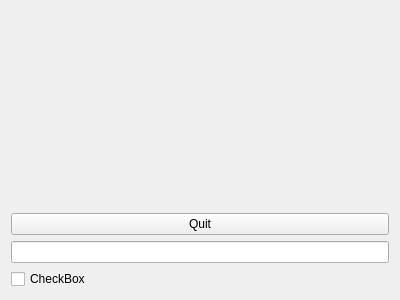
<?xml version="1.0" encoding="UTF-8"?>
<ui version="4.0">
 <class>MyForm</class>
 <widget class="QWidget" name="MyForm">
  <property name="geometry">
   <rect>
    <x>0</x>
    <y>0</y>
    <width>400</width>
    <height>300</height>
   </rect>
  </property>
  <property name="windowTitle">
   <string>Form</string>
  </property>
  <layout class="QVBoxLayout" name="verticalLayout">
   <item>
    <widget class="MyQLabel" name="label">
     <property name="text">
      <string/>
     </property>
    </widget>
   </item>
   <item>
    <widget class="QPushButton" name="pushButton">
     <property name="text">
      <string>Quit</string>
     </property>
    </widget>
   </item>
   <item>
    <widget class="MyQLineEdit" name="lineEdit"/>
   </item>
   <item>
    <widget class="QCheckBox" name="checkBox">
     <property name="text">
      <string>CheckBox</string>
     </property>
    </widget>
   </item>
  </layout>
 </widget>
 <customwidgets>
  <customwidget>
   <class>MyQLabel</class>
   <extends>QLabel</extends>
   <header location="global">MyQLabel.h</header>
   <slots>
    <slot>pint(QString)</slot>
   </slots>
  </customwidget>
  <customwidget>
   <class>MyQLineEdit</class>
   <extends>QLineEdit</extends>
   <header location="global">MyQLineEdit.h</header>
   <slots>
    <signal>pintar(QString)</signal>
    <signal>changeCheck(bool)</signal>
    <slot>actualitzar()</slot>
   </slots>
  </customwidget>
 </customwidgets>
 <resources/>
 <connections>
  <connection>
   <sender>pushButton</sender>
   <signal>clicked()</signal>
   <receiver>MyForm</receiver>
   <slot>close()</slot>
   <hints>
    <hint type="sourcelabel">
     <x>351</x>
     <y>267</y>
    </hint>
    <hint type="destinationlabel">
     <x>350</x>
     <y>239</y>
    </hint>
   </hints>
  </connection>
  <connection>
   <sender>lineEdit</sender>
   <signal>returnPressed()</signal>
   <receiver>lineEdit</receiver>
   <slot>actualitzar()</slot>
   <hints>
    <hint type="sourcelabel">
     <x>64</x>
     <y>18</y>
    </hint>
    <hint type="destinationlabel">
     <x>59</x>
     <y>24</y>
    </hint>
   </hints>
  </connection>
  <connection>
   <sender>lineEdit</sender>
   <signal>changeCheck(bool)</signal>
   <receiver>checkBox</receiver>
   <slot>setChecked(bool)</slot>
   <hints>
    <hint type="sourcelabel">
     <x>78</x>
     <y>23</y>
    </hint>
    <hint type="destinationlabel">
     <x>72</x>
     <y>101</y>
    </hint>
   </hints>
  </connection>
  <connection>
   <sender>lineEdit</sender>
   <signal>pintar(QString)</signal>
   <receiver>label</receiver>
   <slot>pint(QString)</slot>
   <hints>
    <hint type="sourcelabel">
     <x>149</x>
     <y>11</y>
    </hint>
    <hint type="destinationlabel">
     <x>155</x>
     <y>45</y>
    </hint>
   </hints>
  </connection>
 </connections>
</ui>
